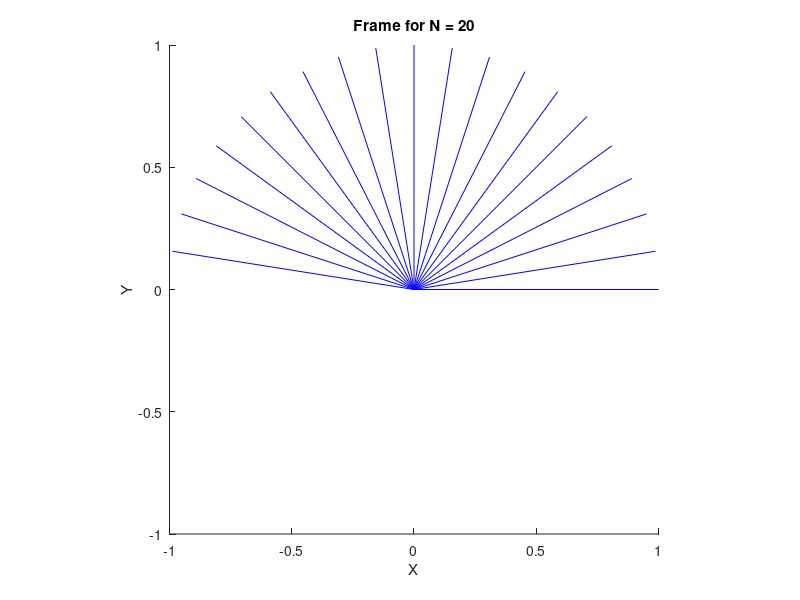
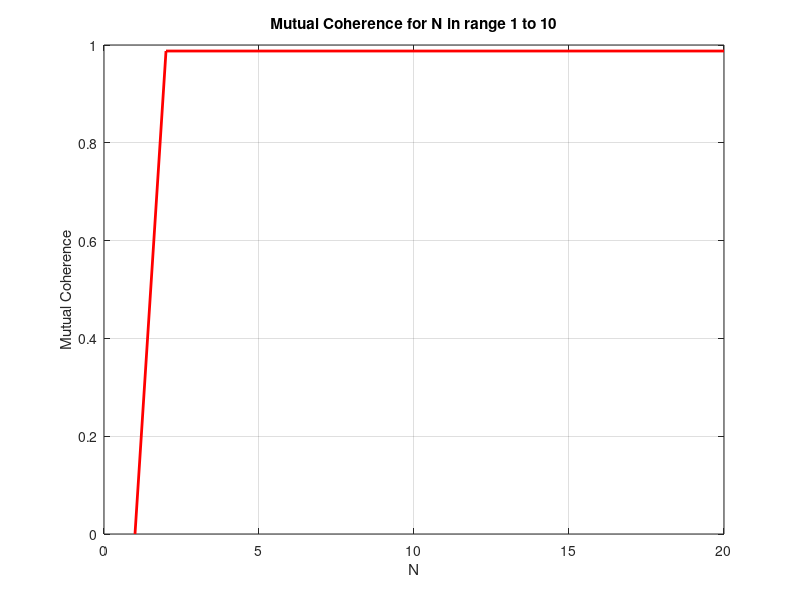
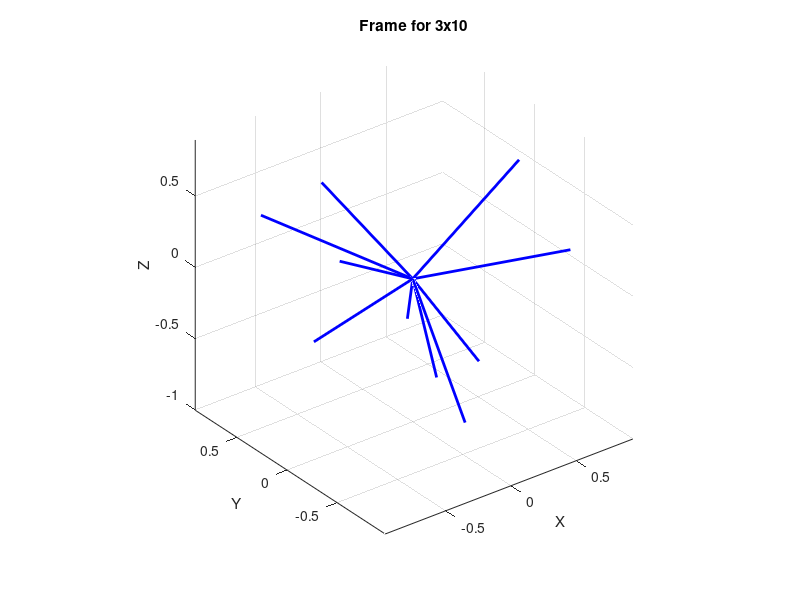

MATLAB code to generate these figures, in order: (Note: this script raises an error after producing the figures.)
clc;clear;close all;

%% Section 2 :

%% A 
N = 20;  % Set the value of N

% Generate the frame
theta = pi/N;
vectors = zeros(2, N);
for i = 1:N
    angle = theta * (i-1);
    vectors(:, i) = [cos(angle); sin(angle)];
end

% Plot the frame
figure;
hold on;
for i = 1:N
    plot([0, vectors(1,i)], [0, vectors(2,i)], 'b');
end
axis equal;
axis([-1 1 -1 1]);  % Set the axis limits
title('Frame for N = 20');
xlabel('X');
ylabel('Y');
hold off;

% Calculate mutual coherence for N in range 1 to 10
MC = zeros(1, N);
for n = 1:N
    G = vectors(:, 1:n)' * vectors(:, 1:n);
    G = abs(G) - eye(n);
    MC(n) = max(max(G));
end

% Plot mutual coherence
figure;
plot(1:N, MC, 'r', 'LineWidth', 2);
title('Mutual Coherence for N in range 1 to 10');
xlabel('N');
ylabel('Mutual Coherence');
grid on;

%% B 
N = 10;  % Set the value of N
% Generate the frame
frame = randn(3, N);
frame = frame ./ vecnorm(frame);
% Plot the frame
figure;
hold on;
for i = 1:N
    plot3([0, frame(1,i)], [0, frame(2,i)], [0, frame(3,i)], 'b', 'LineWidth', 2);
    view(3)
end
axis equal;
title('Frame for 3x10');
xlabel('X');
ylabel('Y');
zlabel('Z');
grid on;
hold off;
% Calculate mutual coherence
mutual_coherence = calculate_mutual_coherence(frame);
disp("Mutual Coherence: " + mutual_coherence);
function mutual_coherence = calculate_mutual_coherence(frame)
    % Calculate the mutual coherence
    G = frame' * frame;
    G = abs(G) - eye(size(frame, 2));
    mutual_coherence = max(max(G));
end
